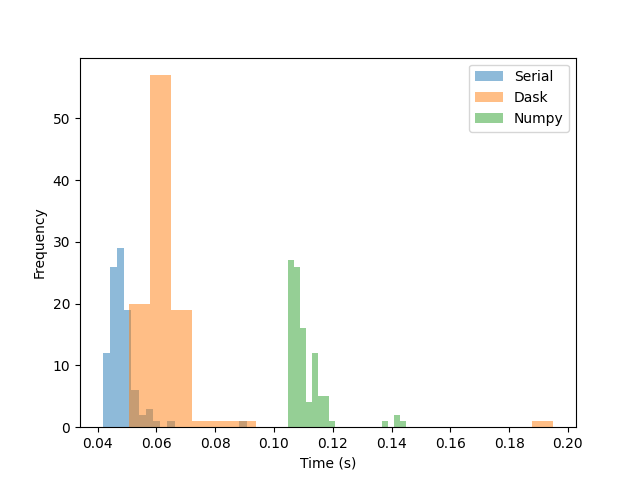

Source code (Python):
from time import time, sleep
import dask
import dask.delayed
import numpy as np
import matplotlib.pyplot as plt


def inprod(x, y):
    return np.dot(x, y)

def argmax(x):
    return np.argmax(x)


n_trials = 100
n, m = int(2e7), int(2**2)

data = np.random.randn(m, n)

serial_times = []
dask_times = []
numpy_times = []

for i in range(n_trials):
    x = np.random.randn(n)

    start = time()
    output = []

    # Part (b): serial computation
    for j in range(data.shape[0]):
        tmp = inprod(data[j], x)
        if j == 0:
            max_val = tmp
            subgrad = data[j]
        else:
            if tmp > max_val:
                max_val = tmp
                subgrad = data[j]
    serial_times.append(time() - start)


    start = time()
    output_c = []
    # Part (c): using dask.delayed()
    for k in range(data.shape[0]):
        output_c.append(dask.delayed(inprod)(data[k], x))
    idx = dask.delayed(argmax)(output_c)
    subgrad_c = data[idx.compute()]

    dask_times.append(time() - start)

    # ===

    # Part (d): using numpy.matmul()
    start = time()
    output = np.matmul(data, x)
    idx = np.argmax(output)
    subgrad_d = data[idx]
    numpy_times.append(time() - start)


# part(e): plot histogram of times

fig, ax = plt.subplots()
ax.hist(serial_times, bins=20, alpha=0.5, label='Serial')
ax.hist(dask_times, bins=20, alpha=0.5, label='Dask')
ax.hist(numpy_times, bins=20, alpha=0.5, label='Numpy')
ax.set_xlabel('Time (s)')
ax.set_ylabel('Frequency')
plt.legend()
fig.savefig('hw1_q1.png')

# ===

# part(f): visualize Dask computation graph.
# subgrad_c.visualize()


# ===
# n, m = 5,4 
# A = np.random.randn(m, n)
# x = np.random.randn(n)
# for k in range(A.shape[0]):
#     output_c.append(dask.delayed(inprod)(A[k], x))
# idx = dask.delayed(argmax)(output_c)
# idx.visualize()
